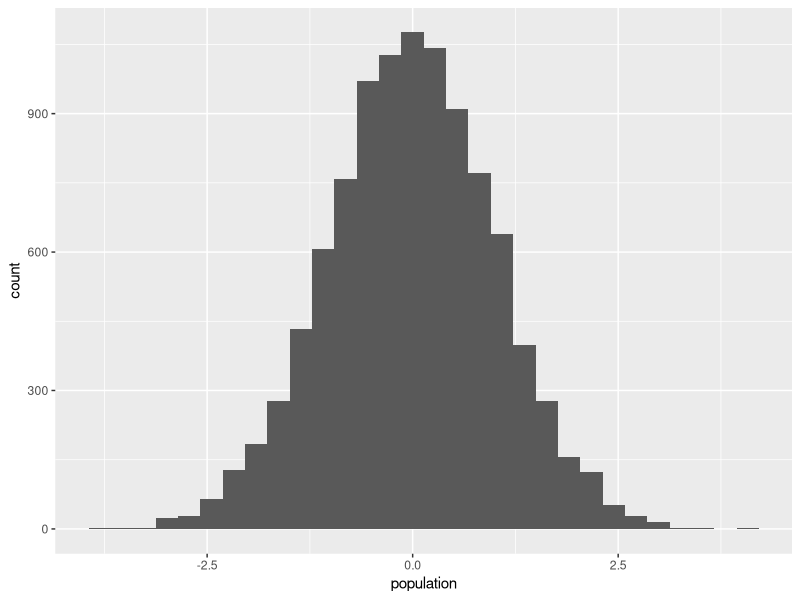
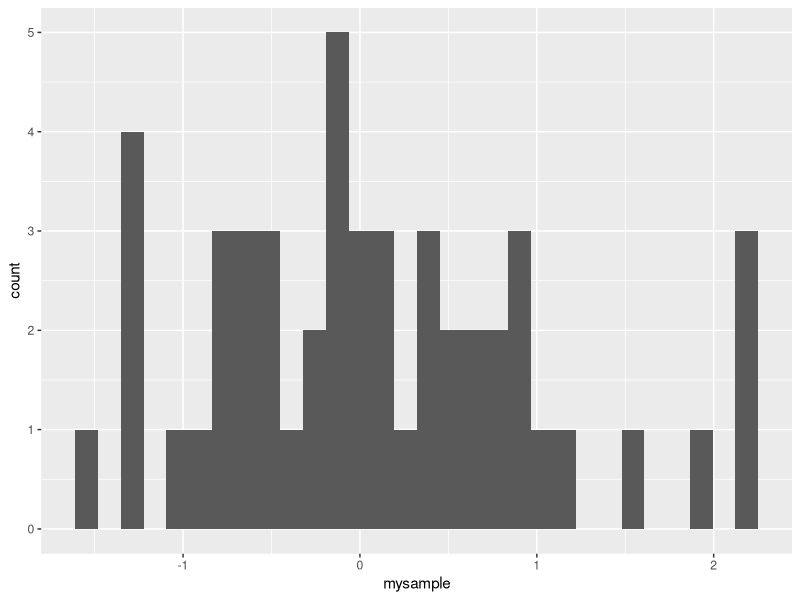
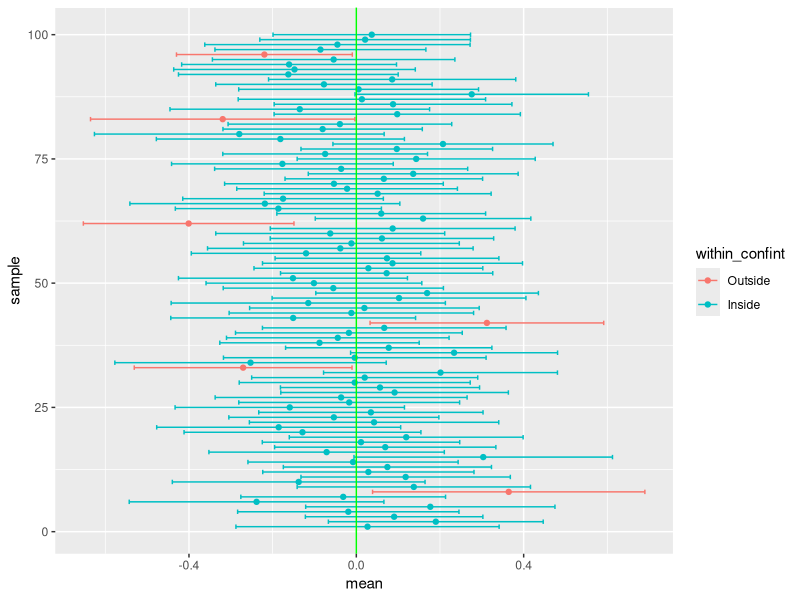
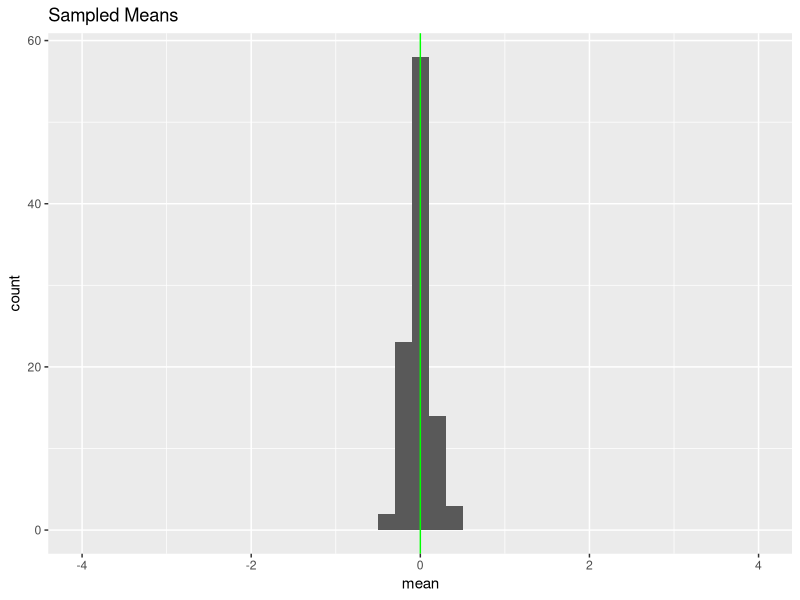
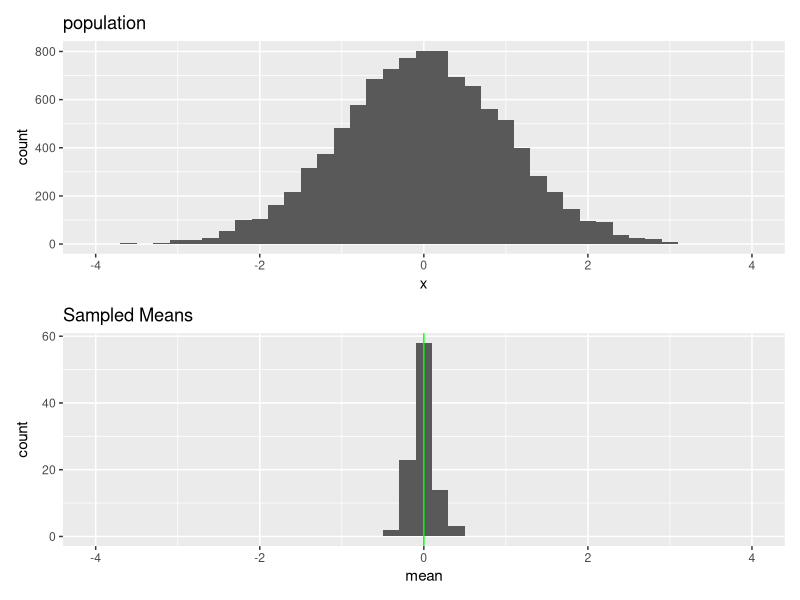

The R script that drew these images, in order:
## ---- chunk 1

knitr::opts_chunk$set(message=F, warning=F, comment=NA) #these are just Rmarkdown visual options

## ---- chunk 2

library(ggplot2)

## ---- chunk 3

#random generation for the normal distribution with mean equal to mean and standard deviation equal to sd.
population <- rnorm(10000, mean=0, sd=1)

ggplot() + geom_histogram(aes(population)) #do a simple histogram
## ---- chunk 4
sample_size <- 50 # you can play around with this number

mysample <- sample(population, sample_size) #take a data + a sample size 

ggplot() + geom_histogram(aes(mysample)) #do a simple histogram

## ---- chunk 5
summary(mysample)
## ---- chunk 6

size = 100

#this creates a dataframe with fix parameters (do not need to understand this code)
#rep() juste repeat a number over the number of time you want

# this is are all random number has placeholder for later
mySampleRes <- data.frame(mean=rep(0,size),
                          sd=rep(1,size),
                          sample = rep(NA,size),
                          se=rep(1/sqrt(10),size), 
                          confintLow=rep(0,size),
                          confintHi=rep(0,size))

head(mySampleRes) # all rows are the same for now
## ---- chunk 7

#loop through each row

for (i in 1:size){
  mysample <- sample(population, sample_size)#sample from population, same as above
  mySampleRes$sample[i] <- i #assign an incemental index 
  mySampleRes$mean[i] <- mean(mysample) #calculate the mean of this random sample
  mySampleRes$sd[i] <- sd(mysample) #calculate the standard deviation of this random sample
  mySampleRes$se[i] <- mySampleRes$sd[i]/sqrt(sample_size) #calculate the sampling error of this random sample
  mySampleRes$confintLow[i] <- mySampleRes$mean[i]-1.96*mySampleRes$se[i] #calculate the lower 95% confidence interval of this random sample
  mySampleRes$confintHi[i] <- mySampleRes$mean[i]+1.96*mySampleRes$se[i] #calculate the upper 95% confidence interval of this random sample
}

head(mySampleRes)


# for reference:
# Confidence level Confidence interval (mean ± sampling error)
# 68% mean ± (1.0) x (SE)
# 95% mean ± (1.96) x (SE)
# 99% mean ± (2.58) x (SE) 
# Bonus: Can you describe/explain/visualize why ?
## ---- chunk 8

mySampleRes$within_confint <- factor(mySampleRes$confintLow < 0 & mySampleRes$confintHi > 0, labels = c("Outside", "Inside")) # create variable to check if we have found and estimate (mean) which its confindence intervals doesn't include 0

table(mySampleRes$within_confint)

## ---- chunk 9
ggplot(mySampleRes,
       aes(sample,mean,color = within_confint))+
  geom_point()+
  geom_errorbar(aes(ymin = confintLow,ymax = confintHi))+
  geom_hline(yintercept = 0,color = "green")+
  coord_flip()
## ---- chunk 10
p_sample <- ggplot()+
  geom_histogram(data = mySampleRes,
                 aes(x=mean),binwidth = .2) +
  xlim(round(min(population)),round(max(population))) +
  geom_vline(xintercept = 0,color = "green") +
  labs(title = "Sampled Means")

p_sample
## ---- chunk 11
library(patchwork)
#install.packages('patchwork')
p_population <- ggplot()+
                geom_histogram(data = data.frame(x = population),
                               aes(x=x),binwidth = .2)+
                  xlim(round(min(population)),round(max(population)))+
                  labs(title = "population")


p_population / p_sample
